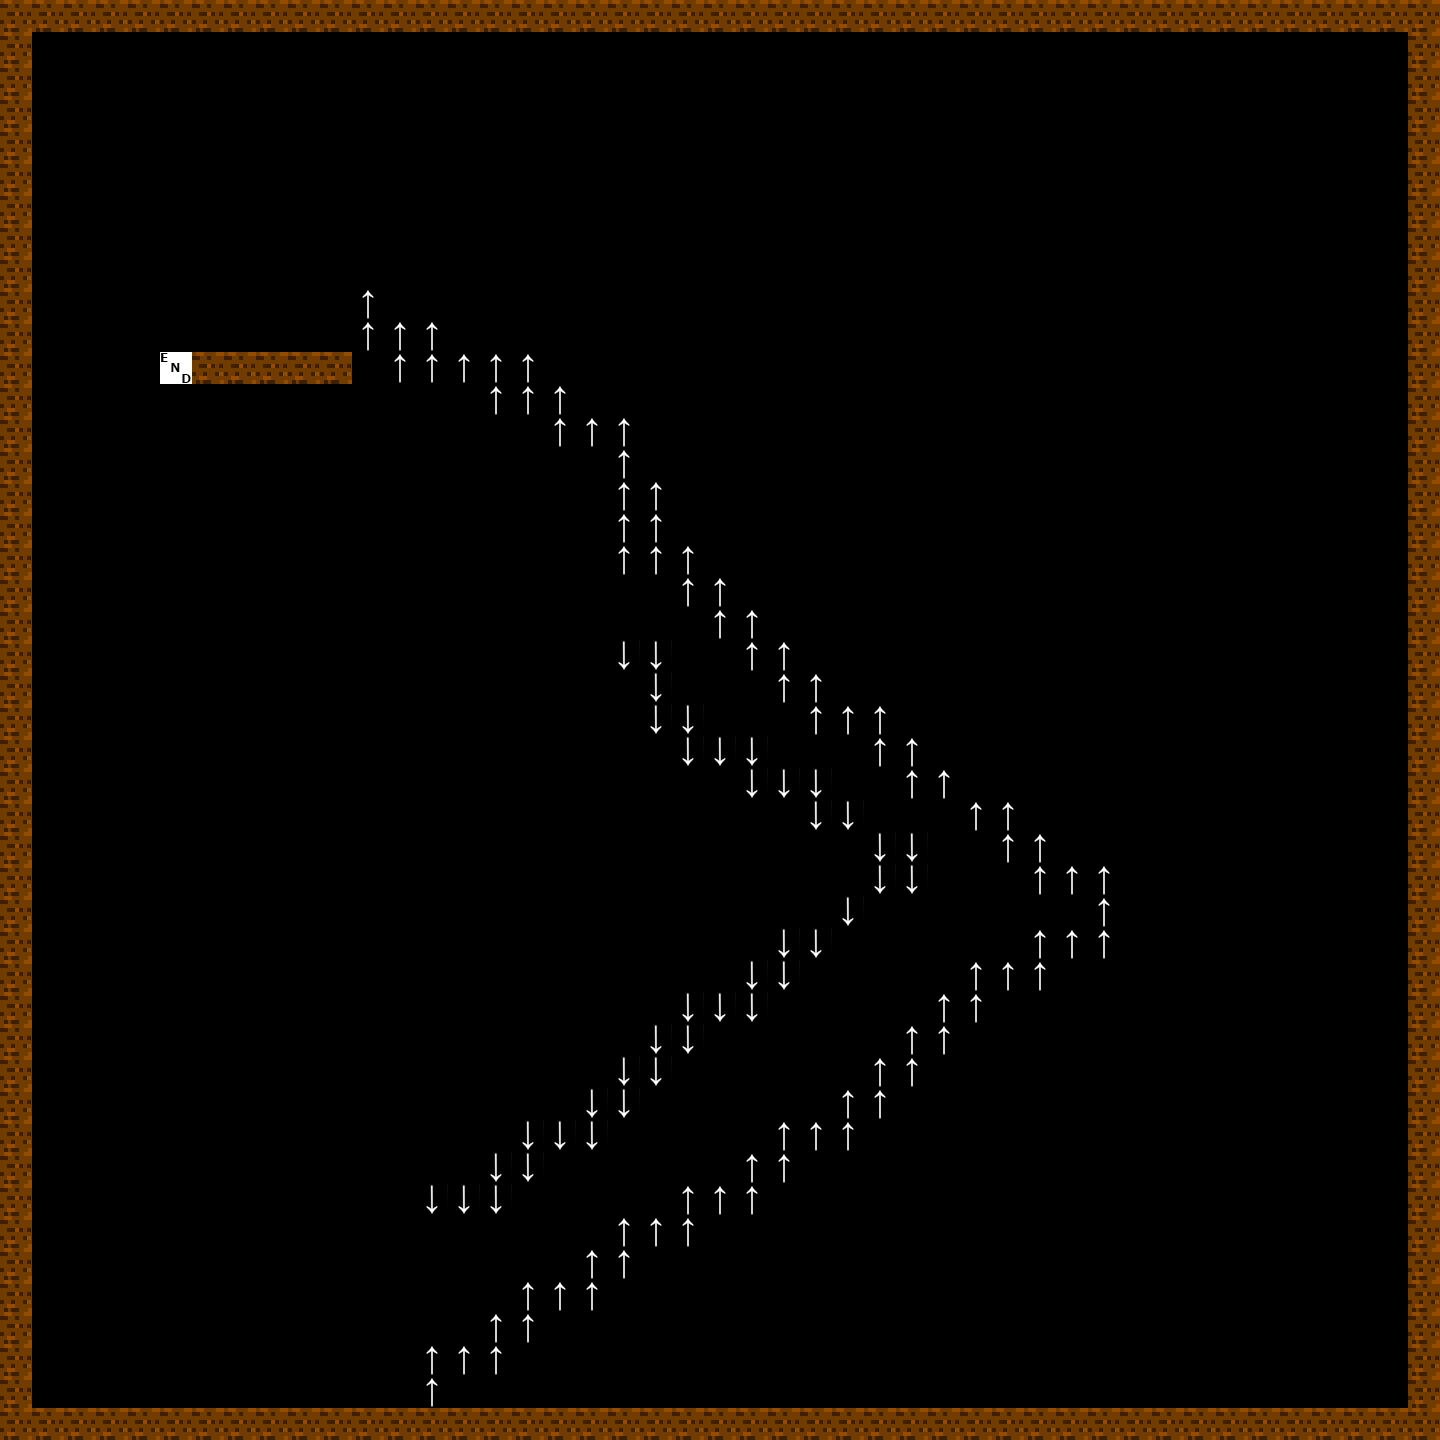

This is a level from a 2D game, rendered from its Tiled map with the project's own tilesets. A one-line summary and the map file follow, with tile-layer data summarised:
An orthogonal 45x45 tile map with 32x32 px tiles, 1 tile layer (Tile Layer 1).

<map version="1.0" orientation="orthogonal" width="45" height="45" tilewidth="32" tileheight="32">
 <tileset firstgid="1" name="tiles" tilewidth="32" tileheight="32">
  <image source="tiles.png" width="192" height="32" />
  <tile id="1">
   <properties>
    <property name="friction" value="0.95" />
    <property name="solid" value="1" />
   </properties>
  </tile>
  <tile id="3">
   <properties>
    <property name="end" value="1" />
    <property name="solid" value="1" />
   </properties>
  </tile>
  <tile id="4">
   <properties>
    <property name="up" value="1" />
   </properties>
  </tile>
  <tile id="5">
   <properties>
    <property name="down" value="1" />
   </properties>
  </tile>
 </tileset>
 <layer name="Tile Layer 1" width="45" height="45">
  <data>[2025 cells, 303 non-empty, 4 distinct tile ids]</data>
 </layer>
</map>
